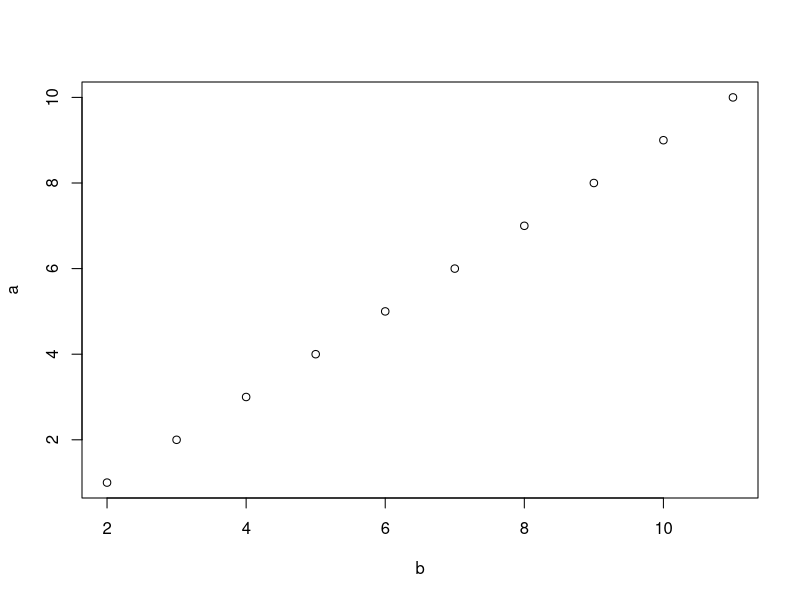

Reproduce this figure in R.
## ---- chunk 1
1 + 2#hgkgjg
a <- 1:10
b <- 2:11
plot(a ~ b)
## ---- chunk 2
?source
#make a comment
